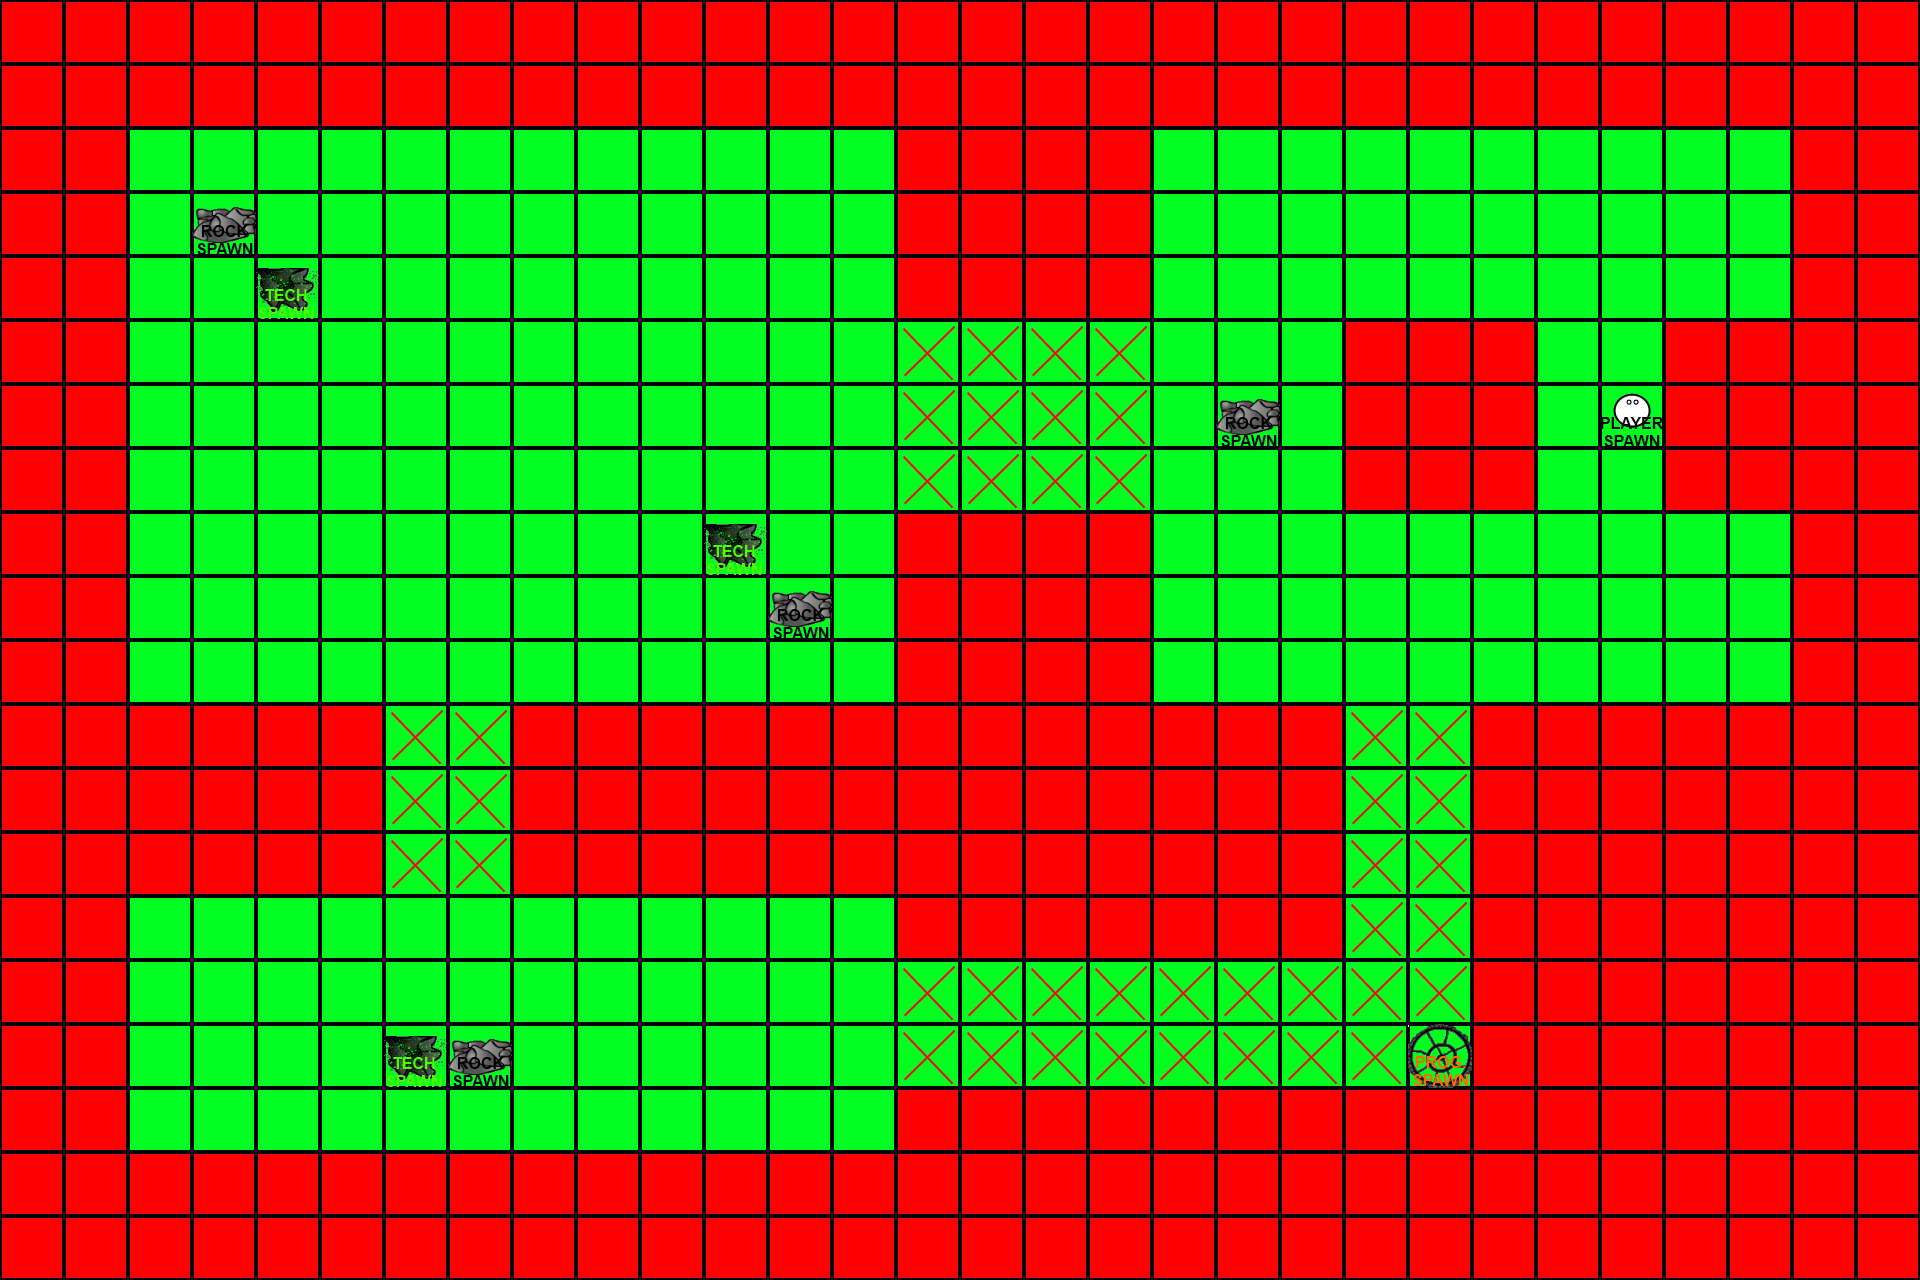

This is a level from a 2D game, rendered from its Tiled map with the project's own tilesets. A one-line summary and the map file follow, with tile-layer data summarised:
An orthogonal 30x20 tile map with 64x64 px tiles, 2 tile layers (tiles, spawns).

<map version="1.0" orientation="orthogonal" width="30" height="20" tilewidth="64" tileheight="64">
 <tileset firstgid="1" name="tileset" tilewidth="64" tileheight="64">
  <image source="tileset.png" width="448" height="64" />
 </tileset>
 <layer name="tiles" width="30" height="20">
  <data>[600 cells, 600 non-empty, 3 distinct tile ids]</data>
 </layer>
 <layer name="spawns" width="30" height="20">
  <data>[600 cells, 9 non-empty, 4 distinct tile ids]</data>
 </layer>
</map>
